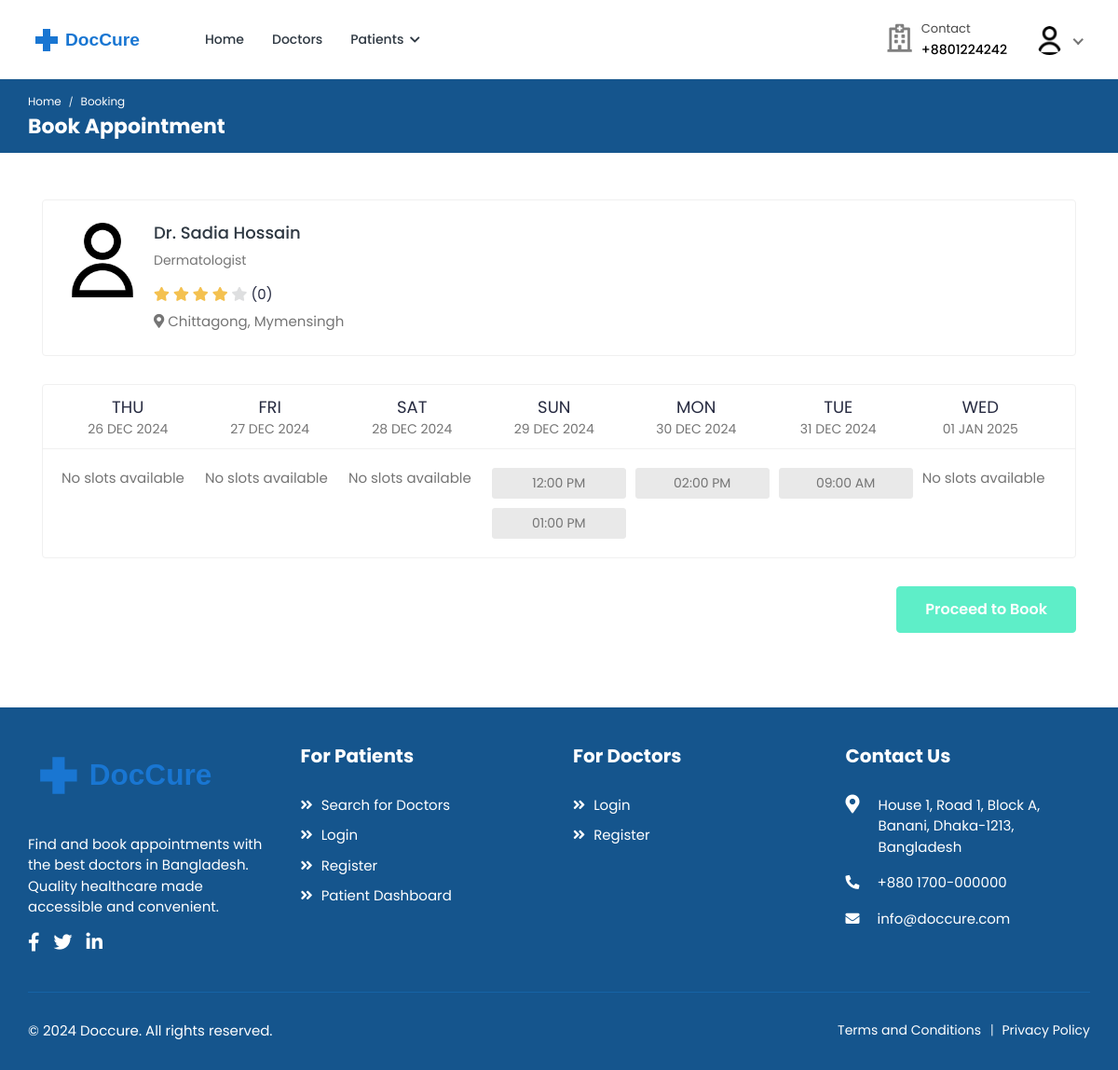
Page /bookings/doctor/doctor1 (signed in) on the committed database.
### accounts/models.py (models this page shows, shortened)
class User(AbstractUser):
    class RoleChoices(models.TextChoices):
        DOCTOR = "doctor", "Doctor"
        PATIENT = "patient", "Patient"
    username = models.CharField(max_length=30, unique=True)
    role = models.CharField(
        choices=RoleChoices.choices,
        max_length=20,
        default="patient",
        error_messages={"required": "Role must be provided"},
    )
    email = models.EmailField(
        blank=True,
        error_messages={
            "unique": "A user with that email already exists.",
        },
    )
    first_name = models.CharField(max_length=150, blank=True)
    last_name = models.CharField(max_length=150, blank=True)
    registration_number = models.IntegerField(null=True, blank=True)
    USERNAME_FIELD = "username"
    REQUIRED_FIELDS = []
    objects = CustomUserManager()
    def get_full_name(self):
        full_name = "%s %s" % (self.first_name, self.last_name)
        return full_name.strip() or self.username
    @property
    def rating(self):
        return 4  # Default value

class Profile(models.Model):
    user = models.OneToOneField(
        User, on_delete=models.CASCADE, related_name="profile"
    )
    avatar = models.ImageField(
        default="defaults/user.png", upload_to=profile_photo_directory_path
    )
    phone = models.CharField(max_length=20, blank=True, null=True)
    dob = models.DateField(blank=True, null=True)
    about = models.TextField(blank=True, null=True)
    specialization = models.CharField(max_length=255, blank=True, null=True)
    gender = models.CharField(
        max_length=10,
        choices=[("male", "Male"), ("female", "Female"), ("other", "Other")],
        blank=True,
    )
    address = models.TextField(blank=True, null=True)
    city = models.CharField(max_length=100, blank=True)
    state = models.CharField(max_length=100, blank=True)
    postal_code = models.CharField(max_length=20, blank=True)
    country = models.CharField(max_length=100, blank=True)
    price_per_consultation = models.DecimalField(
        max_digits=10, decimal_places=2, null=True, blank=True
    )
    is_available = models.BooleanField(default=True)
    blood_group = models.CharField(
        max_length=5,
        choices=[
            ("A+", "A+"),
            ("A-", "A-"),
            ("B+", "B+"),
            ("B-", "B-"),
            ("O+", "O+"),
            ("O-", "O-"),
            ("AB+", "AB+"),
            ("AB-", "AB-"),
        ],
        blank=True,
        null=True,
    )
    allergies = models.TextField(blank=True, null=True)
    medical_conditions = models.TextField(blank=True, null=True)
    @property
    def image(self):
        return (
            self.avatar.url
            if self.avatar.storage.exists(self.avatar.name)
            else "{}defaults/user.png".format(settings.MEDIA_URL)
        )

### bookings/views.py (the view)
class BookingView(LoginRequiredMixin, View):
    template_name = "bookings/booking.html"
    def get_week_dates(self):
        today = datetime.now().date()
        week_dates = []
        for i in range(7):
            date = today + timedelta(days=i)
            week_dates.append(
                {
                    "date": date,
                    "day": date.strftime("%a"),
                    "day_num": date.strftime("%d"),
                    "month": date.strftime("%b"),
                    "year": date.strftime("%Y"),
                    "full_date": date.strftime("%Y-%m-%d"),
                }
            )
        return week_dates
    def get_available_slots(self, doctor, date):
        day_name = date.strftime("%A").lower()
        day_schedule = getattr(doctor, day_name, None)
        if not day_schedule:
            return []
        time_slots = []
        for time_range in day_schedule.time_range.all():
            current_time = datetime.combine(date, time_range.start)
            end_time = datetime.combine(date, time_range.end)
            while current_time < end_time:
                is_booked = doctor.appointments.filter(
                    appointment_date=date, appointment_time=current_time.time()
                ).exists()
                if not is_booked:
                    time_slots.append(
                        {
                            "time": current_time.time(),
                            "formatted_time": current_time.strftime(
                                "%I:%M %p"
                            ),
                        }
                    )
                current_time += timedelta(minutes=30)
        return time_slots
    def get(self, request: HttpRequest, *args, **kwargs):
        try:
            doctor = (
                User.objects.select_related("profile")
                .prefetch_related(
                    "sunday__time_range",
                    "monday__time_range",
                    "tuesday__time_range",
                    "wednesday__time_range",
                    "thursday__time_range",
                    "friday__time_range",
                    "saturday__time_range",
                    "appointments",
                )
                .get(
                    username=kwargs["username"],
                    role=User.RoleChoices.DOCTOR,
                    is_active=True,
                )
            )
        except User.DoesNotExist:
            raise Http404("Doctor not found")
        week_dates = self.get_week_dates()
        schedule = {}
        for date_info in week_dates:
            date = datetime.strptime(date_info["full_date"], "%Y-%m-%d").date()
            schedule[date_info["full_date"]] = self.get_available_slots(
                doctor, date
            )
        context = {
            "doctor": doctor,
            "week_dates": week_dates,
            "schedule": schedule,
            "selected_date": request.GET.get(
                "date", week_dates[0]["full_date"]
            ),
        }
        return render(request, self.template_name, context)

### accounts/managers.py (called while the page is built)
    def get(self, *args, **kwargs):
        return super().select_related("profile").get(*args, **kwargs)

### bookings/templatetags/booking_tags.py (called while the page is built)
@register.filter
def get_item(dictionary, key):
    return dictionary.get(key)

### templates/bookings/booking.html (shortened to what this page needs)
{% extends 'base.html' %}
{% load static %}
{% load booking_tags %}
{% block content %}
    <div class="breadcrumb-bar">
        <div class="container-fluid">
            <div class="row align-items-center">
                <div class="col-md-12 col-12">
                    <nav aria-label="breadcrumb" class="page-breadcrumb">
                        <ol class="breadcrumb">
                            <li class="breadcrumb-item"><a href="{% url 'core:home' %}">Home</a></li>
                            <li class="breadcrumb-item active" aria-current="page">Booking</li>
                        </ol>
                    </nav>
                    <h2 class="breadcrumb-title">Book Appointment</h2>
                </div>
            </div>
        </div>
    </div>
    <div class="content">
        <div class="container">
            <div class="row">
                <div class="col-12">
                    <div class="card">
                        <div class="card-body">
                            <div class="booking-doc-info">
                                <a href="{% url 'doctors:doctor-profile' doctor.username %}" class="booking-doc-img">
                                    <img src="{{ doctor.profile.image }}" alt="{{ doctor.get_full_name }}">
                                </a>
                                <div class="booking-info">
                                    <h4><a href="{% url 'doctors:doctor-profile' doctor.username %}">Dr. {{ doctor.get_full_name }}</a></h4>
                                    {% if doctor.profile.specialization %}
                                        <p class="doc-speciality">{{ doctor.profile.specialization }}</p>
                                    {% endif %}
                                    <div class="rating">
                                        <i class="fas fa-star {% if doctor.rating >= 1 %}filled{% endif %}"></i>
                                        <i class="fas fa-star {% if doctor.rating >= 2 %}filled{% endif %}"></i>
                                        <i class="fas fa-star {% if doctor.rating >= 3 %}filled{% endif %}"></i>
                                        <i class="fas fa-star {% if doctor.rating >= 4 %}filled{% endif %}"></i>
                                        <i class="fas fa-star {% if doctor.rating >= 5 %}filled{% endif %}"></i>
                                        <span class="d-inline-block average-rating">({{ doctor.reviews_count|default:0 }})</span>
                                    </div>
                                    {% if doctor.profile.city %}
                                        <p class="text-muted mb-0">
                                            <i class="fas fa-map-marker-alt"></i> {{ doctor.profile.city }}{% if doctor.profile.state %}, {{ doctor.profile.state }}{% endif %}
                                        </p>
                                    {% endif %}
                                </div>
                            </div>
                        </div>
                    </div>
                    <div class="card booking-schedule schedule-widget">
                        <div class="schedule-header">
                            <div class="row">
                                <div class="col-md-12">
                                    <div class="day-slot">
                                        <ul>
                                            {% for date in week_dates %}
                                            <li {% if date.full_date == selected_date %}class="selected"{% endif %}>
                                                <span>{{ date.day }}</span>
                                                <span class="slot-date">
                                                    {{ date.day_num }} {{ date.month }}
                                                    <small class="slot-year">{{ date.year }}</small>
                                                </span>
                                            </li>
                                            {% endfor %}
                                        </ul>
                                    </div>
                                </div>
                            </div>
                        </div>
                        <div class="schedule-cont">
                            <div class="row">
                                <div class="col-md-12">
                                    <div class="time-slot">
                                        <ul class="clearfix">
                                            {% for date in week_dates %}
                                            <li>
                                                {% for slot in schedule|get_item:date.full_date %}
                                                    <a class="timing {% if slot.is_booked %}disabled{% endif %}"
                                                       href="#"
                                                       data-date="{{ date.full_date }}"
                                                       data-time="{{ slot.time|time:'H:i' }}"
                                                       {% if slot.is_booked %}disabled{% endif %}>
                                                        <span>{{ slot.formatted_time }}</span>
                                                    </a>
                                                {% empty %}
                                                    <p class="text-muted">No slots available</p>
                                                {% endfor %}
                                            </li>
                                            {% endfor %}
                                        </ul>
                                    </div>
                                </div>
                            </div>
                        </div>
                    </div>
                    <form method="post" action="{% url 'bookings:create-booking' doctor.username %}" id="booking-form">
                        <div class="submit-section proceed-btn text-right">
                            <button type="submit" class="btn btn-primary submit-btn" disabled>Proceed to Book</button>
                        </div>
                    </form>
                </div>
            </div>
        </div>
    </div>
{% endblock %}

### templates/includes/navbar.html (shortened to what this page needs)
{% load static %}
<header class="header">
    <nav class="navbar navbar-expand-lg header-nav">
        <div class="navbar-header">
            <a href="{% url 'core:home' %}" class="navbar-brand logo">
                <img src="{% static 'assets/img/logo2.svg' %}" class="img-fluid" alt="Logo">
            </a>
        </div>
        <div class="main-menu-wrapper">
            <ul class="main-nav">
                <li {% if request.path == '/' %}class="active"{% endif %}>
                    <a href="{% url 'core:home' %}">Home</a>
                </li>
                <li class="has-submenu{% if request.path == '/doctors/' %} active {% endif %}">
                    <a href="{% url 'doctors:list' %}">Doctors</a>
                </li>
                {% if not user.is_authenticated %}
                    <li class="login-link">
                        <a href="{% url 'accounts:login' %}">Login / Signup</a>
                    </li>
                {% elif user.role == 'patient' %}
                    <li class="has-submenu {% if request.path == '/patients/' %} active {% endif %}">
                        <a href="#">Patients <i class="fas fa-chevron-down"></i></a>
                    </li>
                {% endif %}
            </ul>
        </div>
        <ul class="nav header-navbar-rht">
            <li class="nav-item contact-item">
                <div class="header-contact-img">
                    <i class="far fa-hospital"></i>
                </div>
                <div class="header-contact-detail">
                    <p class="contact-header">Contact</p>
                    <p class="contact-info-header"> +8801224242</p>
                </div>
            </li>
            {% if not user.is_authenticated %}
                <li class="nav-item">
                    <a class="nav-link header-login" href="{% url 'accounts:login' %}">Login / Signup </a>
                </li>
            {% else %}
                <li class="nav-item dropdown has-arrow logged-item">
                    <a href="#" class="dropdown-toggle nav-link" data-toggle="dropdown">
                        <span class="user-img">
                            <img class="rounded-circle" src="{{ user.profile.image }}" width="31" alt="{{ user.username }}">
                        </span>
                    </a>
                </li>
            {% endif %}
        </ul>
    </nav>
</header>

### rows in the picture
User: profile.image (placeholder picture)
User: profile.image (placeholder picture), get_full_name "Sadia Hossain", profile.specialization "Dermatologist", profile.city "Chittagong", profile.state "Mymensingh"

### other values in the picture
{{ doctor.reviews_count|default:0 }} "0"
{{ date.day }} "THU" "FRI" "SAT" "SUN" "MON" "TUE" "WED"
{{ date.day_num }} "26" "27" "28" "29" "30" "31" "01"
{{ date.month }} "DEC" "DEC" "DEC" "DEC" "DEC" "DEC" "JAN"
{{ date.year }} "2024" "2024" "2024" "2024" "2024" "2024" "2025"
{{ slot.formatted_time }} "12:00 PM" "01:00 PM" "02:00 PM" "09:00 AM"
